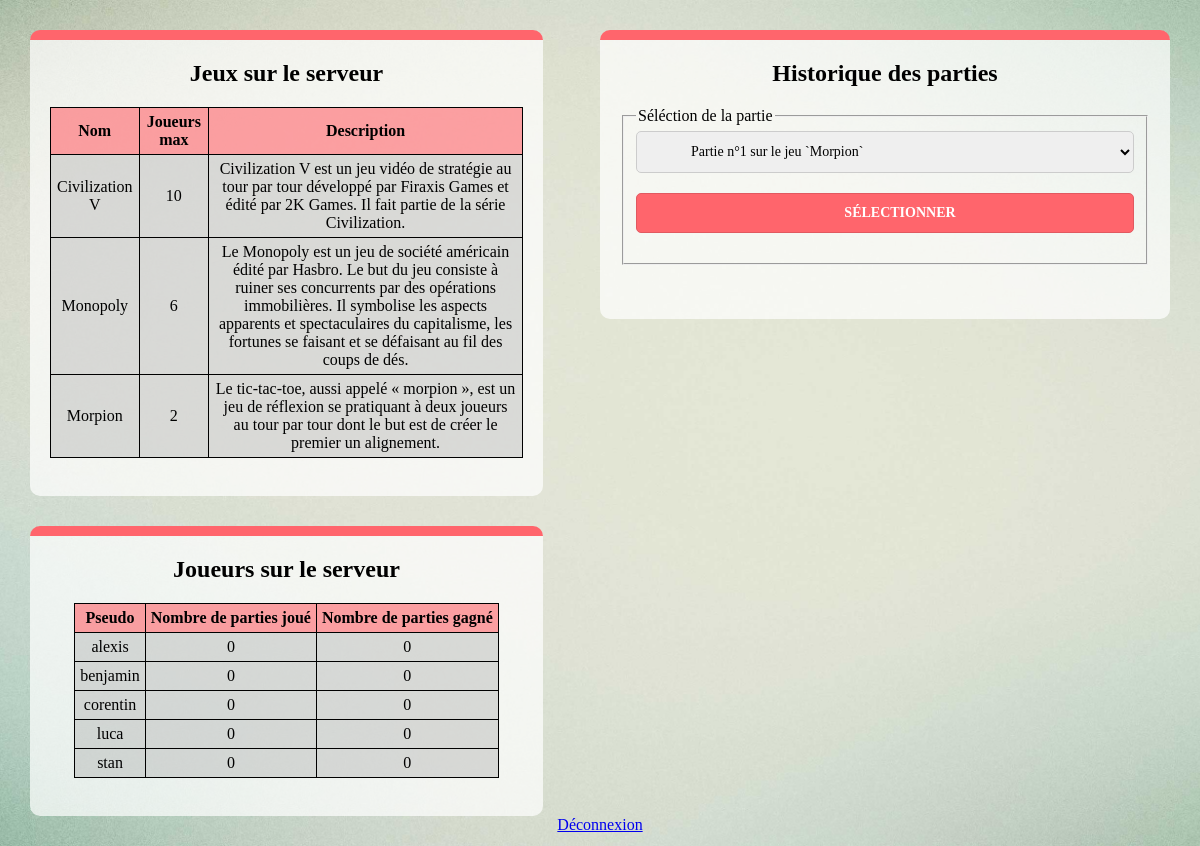
The page /page_client.php (signed in) on the database its author committed.
### tables this page shows
CREATE TABLE `jeux` (
  `nomJeu` varchar(100) NOT NULL,
  `nbJoueursMax` int(11) NOT NULL,
  `description` text NOT NULL
);

CREATE TABLE `joueurs` (
  `pseudo` varchar(50) NOT NULL,
  `mdp` varchar(50) NOT NULL,
  `nbPartieJoue` int(11) NOT NULL,
  `nbPartieGagne` int(11) NOT NULL
);

### page_client.php (the view, shortened to what this page needs)
<?php
if(isset($_SESSION['login'])){
	$connexion = mysqli_connect("localhost", "root", "","projet_jeu");
	$SelectAllGames = mysqli_query($connexion, "SELECT * FROM jeux");
	$SelectAllPlayers = mysqli_query($connexion, "SELECT * FROM joueurs WHERE pseudo != 'admin'");
	$SelectAllParty = mysqli_query($connexion, "SELECT * FROM partie");
	echo'
	<html>
		<head>
			<meta charset="utf-8" />
			<link href="css/page_client.css" rel="stylesheet">
			<title>Page Client</title>
		<head>
		<body>
			<div id="gauche">
				<div id="cellule">
					<h2> Jeux sur le serveur </h2>
					<table>
						<tr>
							<th>Nom</th>
							<th>Joueurs max</th>
							<th>Description</th>
						</tr>';
						while($dataR1 = mysqli_fetch_array($SelectAllGames))
						{
							echo'
							<tr>
								<td>'.utf8_encode($dataR1["nomJeu"]).'</td>
								<td>'.$dataR1["nbJoueursMax"].'</td>
								<td>'.utf8_encode($dataR1["description"]).'</td>
							</tr>';
						}
						echo'
					</table>
					</br>';
				echo'
				</div>
				<div id="cellule">
					<h2> Joueurs sur le serveur </h2>
					<table>
						<tr>
							<th>Pseudo</th>
							<th>Nombre de parties joué</th>
							<th>Nombre de parties gagné</th>
						</tr>';
						while($dataR3 = mysqli_fetch_array($SelectAllPlayers))
						{
							echo'
							<tr>
								<td>'.utf8_encode($dataR3["pseudo"]).'</td>
								<td>'.$dataR3["nbPartieJoue"].'</td>
								<td>'.$dataR3["nbPartieGagne"].'</td>
							</tr>';
						}
						echo'
					</table>
					</br>';
				echo'
				</div>
			</div>
			<div id="droite">
				<div id="cellule">
					<h2>Historique des parties</h2>
					<form action="page_client.php" method="post" class="formulaire">
						<fieldset>
							<legend>Séléction de la partie</legend>
							<select name="partie" id="partie">';
								while($dataR5 = mysqli_fetch_array($SelectAllParty))
								{
									echo'<option value="'.$dataR5["idPartie"].'">Partie n°'.$dataR5["idPartie"].' sur le jeu `'.utf8_encode($dataR5["nomJeu"]).'`</option>';
								}
							echo'
							</select>
							<input type="submit" name="selectParty" value="Sélectionner" id="submit">
						</fieldset>
					</form>
					</br>';
					echo'
				</div>
			</div>
			<footer>
				<a href="deconnexion.php">Déconnexion</a>
			</footer>
		</body>
	</html>';
}else{
	header ('location: index.php');
}
?>

### css/page_client.css (style rules this page uses)
body { background: url('../images/background.jpg') no-repeat fixed center center; background-size: cover; margin:30px; font-family: Montserrat; }
#gauche, #droite { width:100%; }
#cellule { margin-bottom: 30px; padding: 20px; background-color: rgba(255, 255, 255, 0.7); border-radius: 10px; border-top: 10px solid #ff656c; }
table { border-collapse: collapse; margin: auto; }
td, th { padding:5px; border: 1px solid black; text-align: center; }
th { background-color: rgba(255, 101, 108, 0.6); }
td { background-color: rgba(150, 150, 150, 0.3); }
h1,h2,h3 { text-align: center; color: #000; margin-top: 0; margin-bottom: 20px; }
#droite { margin-left: 30px; float:right; width:50%; }
#gauche { float:left; width:45%; }
footer { text-align: center; position: fixed; bottom: 0; left: 0; height: 30px; width: 100%; }
.formulaire input,textarea,select { width: 100%; height: 42px; box-sizing: border-box; border-radius: 5px; border: 1px solid #ccc; margin-bottom: 20px; font-size: 14px; font-family: Montserrat; padding: 0 20px 0 50px; outline: none; }
.formulaire input#submit { width: 100%; height: 40px; background: #ff656c; box-sizing: border-box; border-radius: 5px; border: 1px solid #e15960; color: #fff; font-weight: bold; text-transform: uppercase; font-size: 14px; font-family: Montserrat; outline: none; cursor: pointer; }

### rows shown on the page
jeux: nomJeu "Civilization V", nbJoueursMax "10", description "Civilization V est un jeu vidéo de stratégie au tour par tour développé par Firaxis Games et édité par 2K Games. Il fait partie de la série Civilization."
jeux: nomJeu "Monopoly", nbJoueursMax "6", description "Le Monopoly est un jeu de société américain édité par Hasbro. Le but du jeu consiste à ruiner ses concurrents par des opérations immobilières. Il symbolise les aspects apparents et spectaculaires du capitalisme, les fortunes se faisant et se défaisant au fil des coups de dés."
jeux: nomJeu "Morpion", nbJoueursMax "2", description "Le tic-tac-toe, aussi appelé « morpion », est un jeu de réflexion se pratiquant à deux joueurs au tour par tour dont le but est de créer le premier un alignement."
joueurs: pseudo "alexis", nbPartieJoue "0", nbPartieGagne "0"
joueurs: pseudo "benjamin", nbPartieJoue "0", nbPartieGagne "0"
joueurs: pseudo "corentin", nbPartieJoue "0", nbPartieGagne "0"
joueurs: pseudo "luca", nbPartieJoue "0", nbPartieGagne "0"
joueurs: pseudo "stan", nbPartieJoue "0", nbPartieGagne "0"
